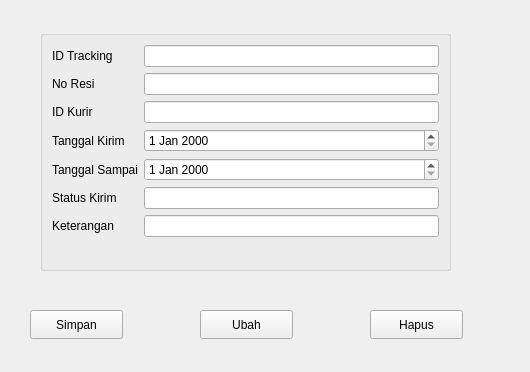
<?xml version="1.0" encoding="UTF-8"?>
<ui version="4.0">
 <class>FormTracking</class>
 <widget class="QWidget" name="FormTracking">
  <property name="geometry">
   <rect>
    <x>0</x>
    <y>0</y>
    <width>530</width>
    <height>372</height>
   </rect>
  </property>
  <property name="windowTitle">
   <string>Form</string>
  </property>
  <widget class="QGroupBox" name="formGroupBox">
   <property name="geometry">
    <rect>
     <x>40</x>
     <y>30</y>
     <width>411</width>
     <height>241</height>
    </rect>
   </property>
   <layout class="QFormLayout" name="formLayout">
    <item row="0" column="0">
     <widget class="QLabel" name="iDTrackingLabel">
      <property name="text">
       <string>ID Tracking</string>
      </property>
     </widget>
    </item>
    <item row="0" column="1">
     <widget class="QLineEdit" name="iDTrackingLineEdit"/>
    </item>
    <item row="1" column="0">
     <widget class="QLabel" name="noResiLabel">
      <property name="text">
       <string>No Resi</string>
      </property>
     </widget>
    </item>
    <item row="1" column="1">
     <widget class="QLineEdit" name="noResiLineEdit"/>
    </item>
    <item row="2" column="0">
     <widget class="QLabel" name="iDKurirLabel">
      <property name="text">
       <string>ID Kurir</string>
      </property>
     </widget>
    </item>
    <item row="2" column="1">
     <widget class="QLineEdit" name="iDKurirLineEdit"/>
    </item>
    <item row="3" column="0">
     <widget class="QLabel" name="tanggalKirimLabel">
      <property name="text">
       <string>Tanggal Kirim </string>
      </property>
     </widget>
    </item>
    <item row="3" column="1">
     <widget class="QDateEdit" name="tanggalKirimDateEdit"/>
    </item>
    <item row="4" column="0">
     <widget class="QLabel" name="tanggalSampaiLabel">
      <property name="text">
       <string>Tanggal Sampai</string>
      </property>
     </widget>
    </item>
    <item row="4" column="1">
     <widget class="QDateEdit" name="tanggalSampaiDateEdit"/>
    </item>
    <item row="5" column="0">
     <widget class="QLabel" name="statusKirimLabel">
      <property name="text">
       <string>Status Kirim</string>
      </property>
     </widget>
    </item>
    <item row="5" column="1">
     <widget class="QLineEdit" name="statusKirimLineEdit"/>
    </item>
    <item row="6" column="0">
     <widget class="QLabel" name="keteranganLabel">
      <property name="text">
       <string>Keterangan</string>
      </property>
     </widget>
    </item>
    <item row="6" column="1">
     <widget class="QLineEdit" name="keteranganLineEdit"/>
    </item>
   </layout>
  </widget>
  <widget class="QPushButton" name="pushButton">
   <property name="geometry">
    <rect>
     <x>30</x>
     <y>310</y>
     <width>93</width>
     <height>29</height>
    </rect>
   </property>
   <property name="text">
    <string>Simpan</string>
   </property>
  </widget>
  <widget class="QPushButton" name="pushButton_2">
   <property name="geometry">
    <rect>
     <x>200</x>
     <y>310</y>
     <width>93</width>
     <height>29</height>
    </rect>
   </property>
   <property name="text">
    <string>Ubah</string>
   </property>
  </widget>
  <widget class="QPushButton" name="pushButton_3">
   <property name="geometry">
    <rect>
     <x>370</x>
     <y>310</y>
     <width>93</width>
     <height>29</height>
    </rect>
   </property>
   <property name="text">
    <string>Hapus</string>
   </property>
  </widget>
 </widget>
 <resources/>
 <connections/>
</ui>
